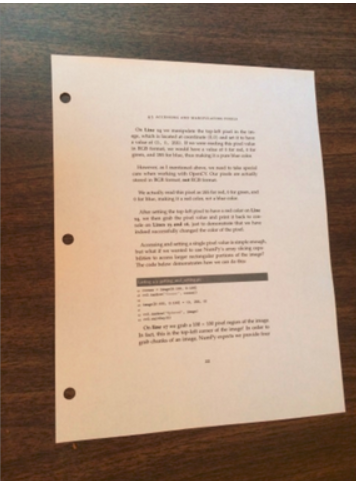
#> input picture 实验五/image.png, 356 x 481 px, found by its file name
$ python e5.py
#> lines starting #> are read from the running program, lines starting #| are printed output that depends on the picture; after the words box and inside, x2 and y2 are one past the last pixel; in counts of white or black regions, pixels touching at a corner belong together
# -*- coding: utf-8 -*-
"""
Created on Sun Jan  3 23:42:33 2021

@author: ASUS
"""

from imutils.perspective import four_point_transform
import numpy as np
import cv2
from matplotlib import pyplot as plt
from PIL import Image

image = cv2.imread(r'D:/ASUS/image.png')
#> image is the input picture: shape (481, 356, 3); mean B, G, R 122.4, 140.8, 164.7


# 透视矫正
def perspective_transformation(img):
    # 读取图像，做灰度化、高斯模糊、膨胀、Canny边缘检测
    gray = cv2.cvtColor(img, cv2.COLOR_BGR2GRAY)
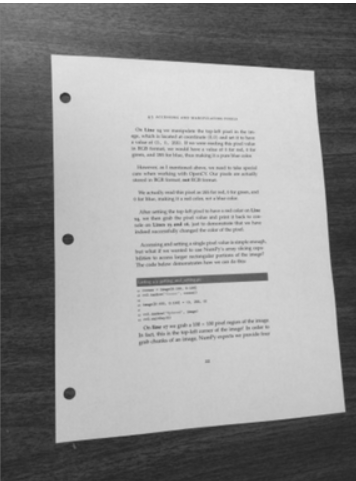
#> gray: shape (481, 356); min 37, max 255, mean 145.8

    blurred = cv2.GaussianBlur(gray, (7, 7), 0)
    dilate = cv2.dilate(blurred, cv2.getStructuringElement(cv2.MORPH_RECT, (3, 3)))
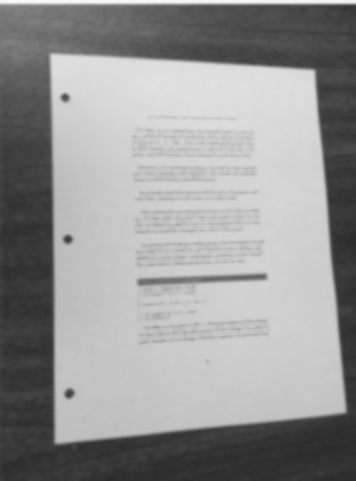
#> dilate: shape (481, 356); min 42, max 247, mean 149
    # edged = cv2.Canny(dilate, 75, 200)
    edged = cv2.Canny(dilate, 30, 120,3)
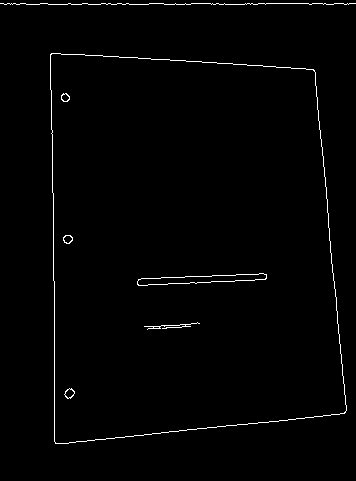
#> edged: shape (481, 356); 1.2% white in thin lines or dots

    cnts = cv2.findContours(edged.copy(), cv2.RETR_EXTERNAL, cv2.CHAIN_APPROX_SIMPLE)
#> cnts = 2 contours, 1 with area under 20; largest, box (x1, y1, x2, y2) and area: (50, 53, 347, 444) 102104

    cnts = cnts[0]
    docCnt = None

    # 确保至少找到一个轮廓
    if len(cnts) > 0:
        # 按轮廓大小降序排列
        cnts = sorted(cnts, key=cv2.contourArea, reverse=True)
        for c in cnts:
            # 近似轮廓
            peri = cv2.arcLength(c, True)
            approx = cv2.approxPolyDP(c, 0.02 * peri, True)
            # 如果我们的近似轮廓有四个点，则确定找到了纸
            if len(approx) == 4:
                docCnt = approx
                break
#> this loop made 1 pass
#> (peri, docCnt) on pass 1: (1321.9, [[51, 53], [55, 443], [344, 413], [314, 70]])


    # 对原始图像应用四点透视变换，以获得纸张的俯视图
    paper = four_point_transform(img, docCnt.reshape(4,2))
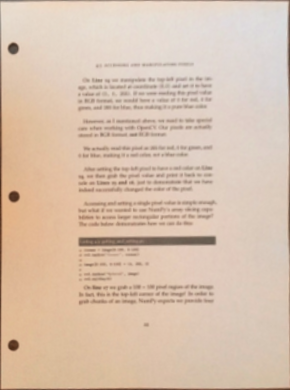
#> paper: shape (390, 290, 3); mean B, G, R 175.3, 194.3, 217.1
    return paper

im=perspective_transformation(image)
b,g,r = cv2.split(im)
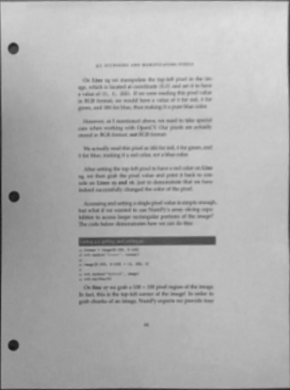
#> b: shape (390, 290); min 20, max 223, mean 175.3
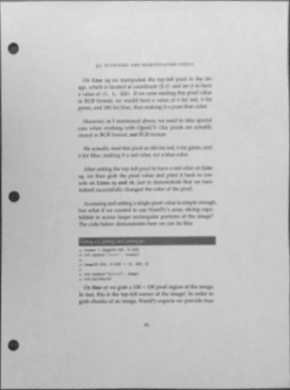
#> g: shape (390, 290); min 43, max 224, mean 194.3
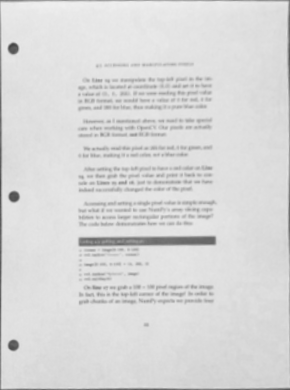
#> r: shape (390, 290); min 69, max 240, mean 217.1
img_rgb = cv2.merge([r,g,b])

plt.imshow(img_rgb)

plt.show()
